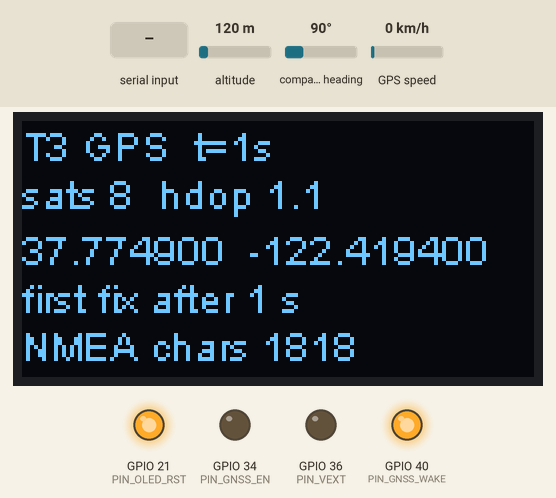
The sketch below on a simulated ESP32. Parts: 128×64 one-colour display, output pins drawn as LEDs (lit = HIGH). The inputs (shaded band) are chosen by the test bench; at power-on: altitude 120 m, compass heading 90°, GPS speed 0 km/h. The GPS gets a fix after 3 s at 37.7749, -122.4194 with 8 satellites; pins used as bus, display or sensor lines are not drawn; what the sketch prints to the serial monitor is not drawn.

Above: at 3.3 s.
3.4 s: "r" received over Serial
At 4.5 s:
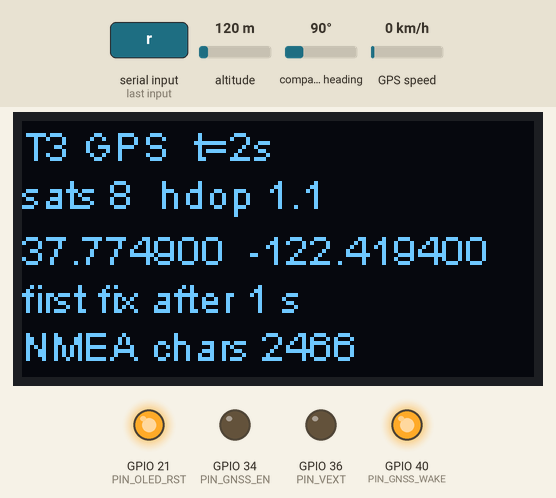
6.6 s: altitude set to 0 m
At 8.8 s:
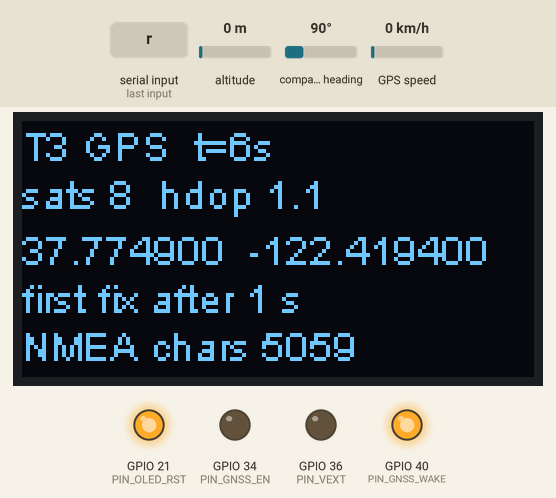
9.6 s: "r" received over the second serial link
At 11.9 s:
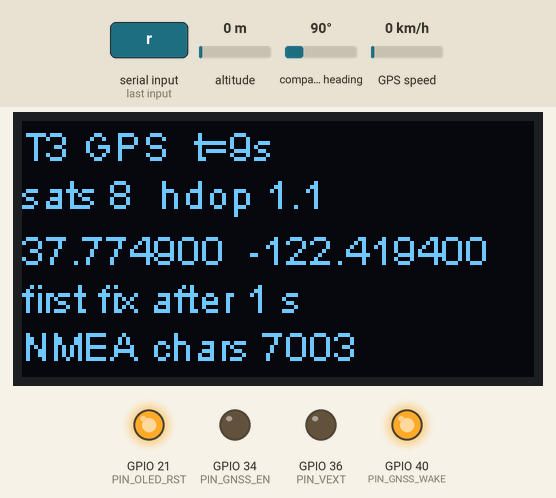
13.6 s: compass heading set to 7°
At 14.8 s:
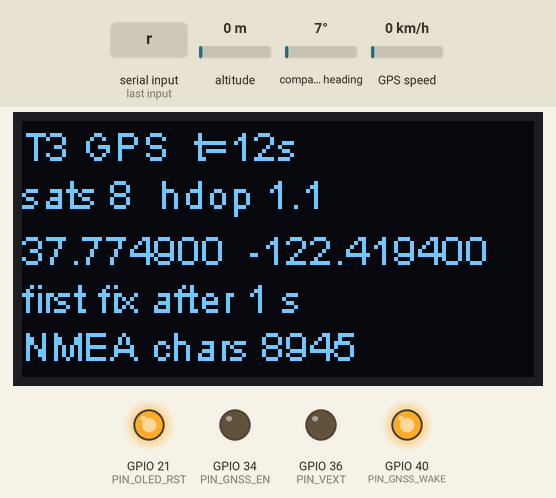
16.6 s: GPS speed set to 30 km/h
At 17.9 s:
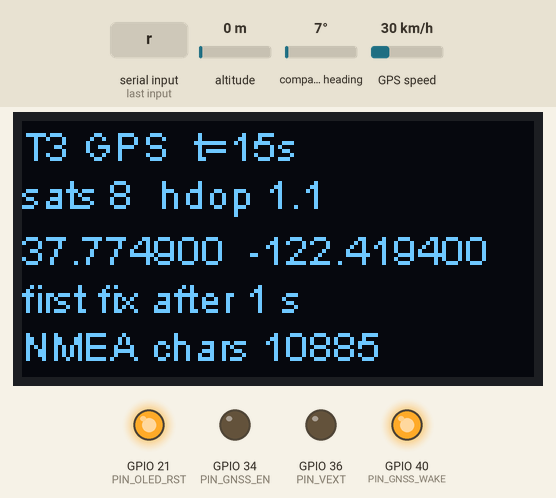
19.6 s: altitude set to 20 m
At 20.8 s:
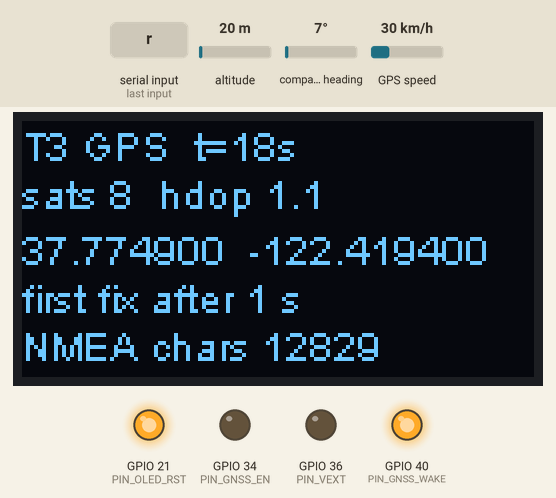
Timing chart, 0 to 22.6 s (numbered marks = the images above; inputs shaded):
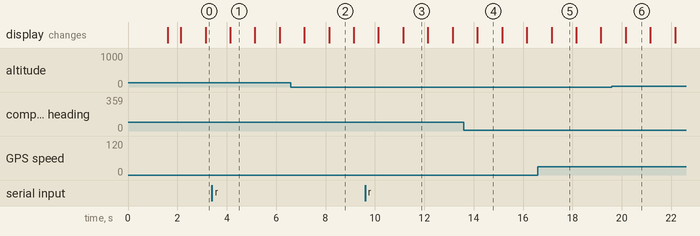

The sketch:

T3_gps.ino
```cpp
/*
  T3 – GPS test (Heltec V4 + L76K GNSS module from the kit)
  ----------------------------------------------------------
  Plug the GNSS module into the 8-pin GNSS connector BEFORE powering the board.
  Go outside or put the board at a window with open sky.

  Shows: time since power-on, satellites, HDOP, position, time-to-first-fix.
  First fix ("cold start") normally takes 30–60 s outside, up to a few minutes
  indoors near a window. Afterwards fixes come every second.

  Serial Monitor 115200 baud. Type 'r' to print the raw NMEA sentences for
  10 s (useful if nothing seems to happen: no text = wiring/power problem,
  text but no fix = sky view problem).

  Libraries: TinyGPSPlus, ThingPulse SSD1306.
*/
#include <Wire.h>
#include <SSD1306Wire.h>
#include <TinyGPSPlus.h>
#include "heltec_v4.h"

SSD1306Wire display(OLED_ADDR, PIN_OLED_SDA, PIN_OLED_SCL);
HardwareSerial GPSSerial(1);
TinyGPSPlus gps;
uint32_t t0, ttff = 0, rawUntil = 0;

// Send a $PCAS command to the L76K with the NMEA checksum added.
void l76kCommand(const char *body) {
  uint8_t cs = 0;
  for (const char *p = body; *p; p++) cs ^= *p;
  GPSSerial.printf("$%s*%02X\r\n", body, cs);
}

void setup() {
  Serial.begin(115200);
  delay(1500);
  vextOn();
  pinMode(PIN_OLED_RST, OUTPUT);
  digitalWrite(PIN_OLED_RST, LOW); delay(20); digitalWrite(PIN_OLED_RST, HIGH); delay(20);
  display.init();
  display.flipScreenVertically();
  display.setFont(ArialMT_Plain_10);

  // GNSS power on, out of reset, kept awake
  gpio_hold_dis((gpio_num_t)PIN_GNSS_EN);
  pinMode(PIN_GNSS_RST, OUTPUT);  digitalWrite(PIN_GNSS_RST, HIGH);
  pinMode(PIN_GNSS_WAKE, OUTPUT); digitalWrite(PIN_GNSS_WAKE, HIGH);
  pinMode(PIN_GNSS_EN, OUTPUT);   digitalWrite(PIN_GNSS_EN, LOW);
  GPSSerial.begin(GNSS_BAUD, SERIAL_8N1, PIN_GNSS_RX, PIN_GNSS_TX);
  delay(500);
  l76kCommand("PCAS04,7");        // use GPS + BeiDou + GLONASS
  t0 = millis();
  Serial.println("\n=== T3 GPS test === (type 'r' for raw NMEA)");
}

void loop() {
  while (GPSSerial.available()) {
    char c = GPSSerial.read();
    gps.encode(c);
    if (millis() < rawUntil) Serial.write(c);
  }
  if (Serial.available() && Serial.read() == 'r') rawUntil = millis() + 10000;

  static uint32_t last = 0;
  if (millis() - last < 1000) return;
  last = millis();

  const bool fix = gps.location.isValid() && gps.location.age() < 3000;
  if (fix && !ttff) ttff = millis() - t0;
  const uint32_t up = (millis() - t0) / 1000;

  if (millis() >= rawUntil) {
    if (gps.charsProcessed() < 10 && up > 5) {
      Serial.println("No data from the GNSS module - check that it is plugged in firmly.");
    } else {
      Serial.printf("t=%lus  sats %lu  hdop %.1f  %s", (unsigned long)up,
                    (unsigned long)gps.satellites.value(), gps.hdop.hdop(), fix ? "FIX " : "no fix");
      if (fix) Serial.printf(" %.6f, %.6f  alt %.0f m  ttff %lus", gps.location.lat(), gps.location.lng(),
                             gps.altitude.meters(), (unsigned long)(ttff / 1000));
      if (gps.time.isValid()) Serial.printf("  UTC %02u:%02u:%02u", gps.time.hour(), gps.time.minute(), gps.time.second());
      Serial.println();
    }
  }

  display.clear();
  display.drawString(0, 0, String("T3 GPS  t=") + up + "s");
  display.drawString(0, 12, String("sats ") + gps.satellites.value() + "  hdop " + String(gps.hdop.hdop(), 1));
  if (fix) {
    display.drawString(0, 26, String(gps.location.lat(), 6) + "  " + String(gps.location.lng(), 6));
    display.drawString(0, 38, String("first fix after ") + (ttff / 1000) + " s");
  } else {
    display.drawString(0, 26, gps.charsProcessed() < 10 ? "no data from GNSS!" : "searching...");
  }
  display.drawString(0, 50, String("NMEA chars ") + gps.charsProcessed());
  display.display();
}
```

heltec_v4.h
```cpp
// =============================================================================
//  Heltec WiFi LoRa 32 V4 – board pins and helpers
//
//  Sources (checked Nov 2026):
//   - Heltec "WiFi LoRa 32 V4.3.1" datasheet, header tables J2/J3
//   - Meshtastic firmware variants/esp32s3/heltec_v4 (variant.h, LoRaFEMInterface)
//
//  The V4 has an RF front end (FEM) with a power amplifier between the SX1262
//  and the antenna. It MUST be powered and enabled, otherwise nothing is sent
//  or received. Two FEM chips exist:
//    V4.2  GC1109   : GPIO2 = enable (CSD), GPIO46 = PA on/bypass (CPS)
//    V4.3  KCT8103L : GPIO2 = enable (CSD), GPIO5  = TX/RX-bypass (CTX)
//  Both: GPIO7 switches the FEM's LDO. DIO2 of the SX1262 does TX/RX switching.
//  femInit() detects which one is fitted (same method as Meshtastic).
// =============================================================================
#pragma once

// Bench mode (VF_BENCH 1 in config.h): plain ESP32 dev board -> see bench_esp32.h
#if defined(VF_BENCH) && VF_BENCH
#include "bench_esp32.h"
#else

#include <Arduino.h>
#include "driver/gpio.h"

// ------------------------------------------------------------ SX1262 --------
#define PIN_LORA_NSS      8
#define PIN_LORA_SCK      9
#define PIN_LORA_MOSI     10
#define PIN_LORA_MISO     11
#define PIN_LORA_RST      12
#define PIN_LORA_BUSY     13
#define PIN_LORA_DIO1     14
#define LORA_TCXO_V       1.8f

// ------------------------------------------------------------ RF front end --
#define PIN_FEM_POWER     7      // VFEM LDO enable (HIGH = on)
#define PIN_FEM_EN        2      // CSD on both chips (HIGH = on)
#define PIN_FEM_GC_PA     46     // GC1109 CPS: HIGH = full PA, LOW = bypass
#define PIN_FEM_KCT_CTX   5      // KCT8103L CTX: HIGH = TX / RX bypass, LOW = RX LNA
// Net TX gain of the FEM is about +11 dB at low drive (Meshtastic measurements):
// SX1262 set to 5 dBm -> ~16 dBm (40 mW) at the antenna.

// ------------------------------------------------------------ GNSS (L76K) ---
// Plug-in GNSS module on the 8-pin SH1.25 GNSS connector.
#define PIN_GNSS_TX       38     // ESP32 -> GNSS
#define PIN_GNSS_RX       39     // GNSS  -> ESP32
#define PIN_GNSS_EN       34     // VGNSS_Ctrl, LOW = GNSS powered
#define PIN_GNSS_WAKE     40     // HIGH = keep awake, LOW = allow standby
#define PIN_GNSS_PPS      41
#define PIN_GNSS_RST      42     // LOW > 100 ms resets the L76K
#define GNSS_BAUD         9600

// ------------------------------------------------------------ board ---------
#define PIN_VEXT          36     // LOW = Vext (OLED + 3.3 V "Ve" pins) on
#define PIN_LED           35     // white LED, HIGH = on
#define PIN_BUTTON        0      // PRG button, LOW = pressed
#define PIN_VBAT_ADC      1      // battery divider 390k/100k
#define PIN_VBAT_CTRL     37     // HIGH = connect divider (only while measuring)
#define VBAT_MULTIPLIER   (4.9f * 1.045f)
#define PIN_OLED_SDA      17
#define PIN_OLED_SCL      18
#define PIN_OLED_RST      21
#define OLED_ADDR         0x3C

// ------------------------------------------------------------ our wiring ----
// Collar only. Both are RTC GPIOs on header J3 (no other use on the V4).
#define PIN_SERVO_SIG     6      // J3 pin 17 -> servo signal (orange)
#define PIN_SERVO_PWR_EN  4      // J3 pin 15 -> TPS63020 EN (HIGH = 5 V on)

// =============================================================================
//  RF front end control
// =============================================================================
enum FemType : uint8_t { FEM_NONE = 0, FEM_GC1109, FEM_KCT8103L };
static FemType g_fem = FEM_NONE;

static inline void femReleaseHolds() {
  gpio_hold_dis((gpio_num_t)PIN_FEM_POWER);
  gpio_hold_dis((gpio_num_t)PIN_FEM_EN);
  gpio_hold_dis((gpio_num_t)PIN_FEM_GC_PA);
  gpio_hold_dis((gpio_num_t)PIN_FEM_KCT_CTX);
}

// Call once before radio.begin(). Returns the detected FEM type.
static inline FemType femInit() {
  femReleaseHolds();
  pinMode(PIN_FEM_POWER, OUTPUT);
  digitalWrite(PIN_FEM_POWER, HIGH);
  delay(5);
  pinMode(PIN_FEM_EN, INPUT);              // KCT8103L pulls CSD high, GC1109 does not
  delay(1);
  if (digitalRead(PIN_FEM_EN) == HIGH) {
    g_fem = FEM_KCT8103L;
    pinMode(PIN_FEM_EN, OUTPUT);       digitalWrite(PIN_FEM_EN, HIGH);
    pinMode(PIN_FEM_KCT_CTX, OUTPUT);  digitalWrite(PIN_FEM_KCT_CTX, LOW);   // RX LNA
  } else {
    g_fem = FEM_GC1109;
    pinMode(PIN_FEM_EN, OUTPUT);       digitalWrite(PIN_FEM_EN, HIGH);
    pinMode(PIN_FEM_GC_PA, OUTPUT);    digitalWrite(PIN_FEM_GC_PA, LOW);
  }
  return g_fem;
}

static inline const char *femName() {
  return g_fem == FEM_GC1109 ? "GC1109 (V4.2)" : g_fem == FEM_KCT8103L ? "KCT8103L (V4.3)" : "none";
}

// Call right before radio.transmit()
static inline void femTx() {
  digitalWrite(PIN_FEM_POWER, HIGH);
  digitalWrite(PIN_FEM_EN, HIGH);
  if (g_fem == FEM_GC1109)   digitalWrite(PIN_FEM_GC_PA, HIGH);
  if (g_fem == FEM_KCT8103L) digitalWrite(PIN_FEM_KCT_CTX, HIGH);
}

// Call right after transmit() and before startReceive()
static inline void femRx() {
  digitalWrite(PIN_FEM_POWER, HIGH);
  digitalWrite(PIN_FEM_EN, HIGH);
  if (g_fem == FEM_GC1109)   digitalWrite(PIN_FEM_GC_PA, LOW);
  if (g_fem == FEM_KCT8103L) digitalWrite(PIN_FEM_KCT_CTX, LOW);
}

// Before deep sleep: FEM off (µA) and pins frozen in that state.
static inline void femSleep() {
  digitalWrite(PIN_FEM_EN, LOW);
  if (g_fem == FEM_GC1109)   digitalWrite(PIN_FEM_GC_PA, LOW);
  if (g_fem == FEM_KCT8103L) { digitalWrite(PIN_FEM_KCT_CTX, LOW); digitalWrite(PIN_FEM_POWER, LOW); }
  gpio_hold_en((gpio_num_t)PIN_FEM_POWER);
  gpio_hold_en((gpio_num_t)PIN_FEM_EN);
  if (g_fem == FEM_GC1109)   gpio_hold_en((gpio_num_t)PIN_FEM_GC_PA);
  if (g_fem == FEM_KCT8103L) gpio_hold_en((gpio_num_t)PIN_FEM_KCT_CTX);
}

// =============================================================================
//  Battery voltage (mV). Divider is only connected while measuring.
// =============================================================================
static inline uint16_t batteryMv() {
  pinMode(PIN_VBAT_CTRL, OUTPUT);
  digitalWrite(PIN_VBAT_CTRL, HIGH);
  analogSetPinAttenuation(PIN_VBAT_ADC, ADC_2_5db);   // 0..~1.05 V range
  delay(5);
  uint32_t sum = 0;
  for (int i = 0; i < 8; i++) sum += analogReadMilliVolts(PIN_VBAT_ADC);
  digitalWrite(PIN_VBAT_CTRL, LOW);
  return (uint16_t)((sum / 8) * VBAT_MULTIPLIER);
}

// Rough LiPo state of charge from voltage (no load), 0..100 %
static inline uint8_t batteryPercent(uint16_t mv) {
  if (mv >= 4150) return 100;
  if (mv <= 3300) return 0;
  return (uint8_t)((mv - 3300) * 100UL / (4150 - 3300));
}

// =============================================================================
//  Vext (powers the OLED and the "Ve" header pins)
// =============================================================================
static inline void vextOn()  { pinMode(PIN_VEXT, OUTPUT); digitalWrite(PIN_VEXT, LOW);  delay(50); }
static inline void vextOff() { pinMode(PIN_VEXT, OUTPUT); digitalWrite(PIN_VEXT, HIGH); }

#endif  // VF_BENCH
```

Measured:
- what the display in image 1 shows lasts 1.0 s, from 4.1 s to 5.1 s
